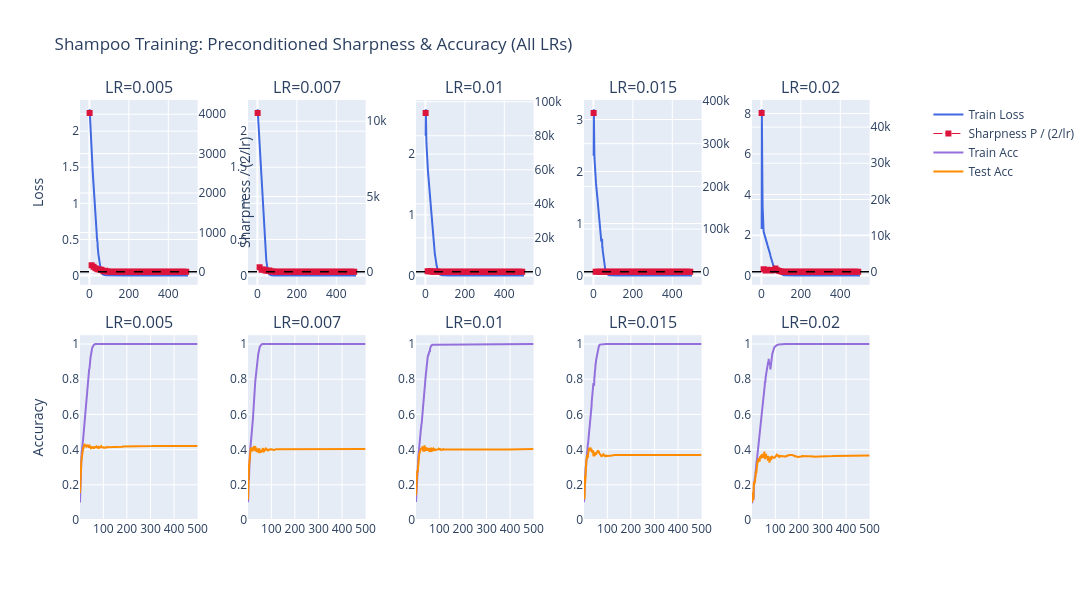

Source (notebook cell):
### Code cell
plot_all_training_grid(md, out)

### Figure 1 — Plotly figure (JSON) as saved in the notebook; plotly's stock layout.template omitted (floating-point values rounded to 4 significant figures; data arrays with more than 128 entries replaced by an {"elided": "..."} marker saying what was removed)
{"data": [{"line": {"color": "royalblue", "width": 2}, "name": "Train Loss", "showlegend": true, "type": "scatter", "x": {"elided": "500 int values"}, "xaxis": "x", "y": {"elided": "500 float values"}, "yaxis": "y"}, {"connectgaps": false, "line": {"color": "crimson", "dash": "dashdot", "width": 1}, "marker": {"color": "crimson", "size": 6, "symbol": "square"}, "mode": "markers+lines", "name": "Sharpness P / (2/lr)", "showlegend": true, "type": "scatter", "x": {"elided": "500 int values"}, "xaxis": "x", "y": {"elided": "500 float values"}, "yaxis": "y2"}, {"line": {"color": "mediumpurple", "width": 2}, "name": "Train Acc", "showlegend": true, "type": "scatter", "x": {"elided": "500 int values"}, "xaxis": "x6", "y": {"elided": "500 float values"}, "yaxis": "y11"}, {"line": {"color": "darkorange", "width": 2}, "name": "Test Acc", "showlegend": true, "type": "scatter", "x": {"elided": "500 int values"}, "xaxis": "x6", "y": {"elided": "500 float values"}, "yaxis": "y11"}, {"line": {"color": "royalblue", "width": 2}, "name": "Train Loss", "showlegend": false, "type": "scatter", "x": {"elided": "500 int values"}, "xaxis": "x2", "y": {"elided": "500 float values"}, "yaxis": "y3"}, {"connectgaps": false, "line": {"color": "crimson", "dash": "dashdot", "width": 1}, "marker": {"color": "crimson", "size": 6, "symbol": "square"}, "mode": "markers+lines", "name": "Sharpness P / (2/lr)", "showlegend": false, "type": "scatter", "x": {"elided": "500 int values"}, "xaxis": "x2", "y": {"elided": "500 float values"}, "yaxis": "y4"}, {"line": {"color": "mediumpurple", "width": 2}, "name": "Train Acc", "showlegend": false, "type": "scatter", "x": {"elided": "500 int values"}, "xaxis": "x7", "y": {"elided": "500 float values"}, "yaxis": "y12"}, {"line": {"color": "darkorange", "width": 2}, "name": "Test Acc", "showlegend": false, "type": "scatter", "x": {"elided": "500 int values"}, "xaxis": "x7", "y": {"elided": "500 float values"}, "yaxis": "y12"}, {"line": {"color": "royalblue", "width": 2}, "name": "Train Loss", "showlegend": false, "type": "scatter", "x": {"elided": "500 int values"}, "xaxis": "x3", "y": {"elided": "500 float values"}, "yaxis": "y5"}, {"connectgaps": false, "line": {"color": "crimson", "dash": "dashdot", "width": 1}, "marker": {"color": "crimson", "size": 6, "symbol": "square"}, "mode": "markers+lines", "name": "Sharpness P / (2/lr)", "showlegend": false, "type": "scatter", "x": {"elided": "500 int values"}, "xaxis": "x3", "y": {"elided": "500 float values"}, "yaxis": "y6"}, {"line": {"color": "mediumpurple", "width": 2}, "name": "Train Acc", "showlegend": false, "type": "scatter", "x": {"elided": "500 int values"}, "xaxis": "x8", "y": {"elided": "500 float values"}, "yaxis": "y13"}, {"line": {"color": "darkorange", "width": 2}, "name": "Test Acc", "showlegend": false, "type": "scatter", "x": {"elided": "500 int values"}, "xaxis": "x8", "y": {"elided": "500 float values"}, "yaxis": "y13"}, {"line": {"color": "royalblue", "width": 2}, "name": "Train Loss", "showlegend": false, "type": "scatter", "x": {"elided": "500 int values"}, "xaxis": "x4", "y": {"elided": "500 float values"}, "yaxis": "y7"}, {"connectgaps": false, "line": {"color": "crimson", "dash": "dashdot", "width": 1}, "marker": {"color": "crimson", "size": 6, "symbol": "square"}, "mode": "markers+lines", "name": "Sharpness P / (2/lr)", "showlegend": false, "type": "scatter", "x": {"elided": "500 int values"}, "xaxis": "x4", "y": {"elided": "500 float values"}, "yaxis": "y8"}, {"line": {"color": "mediumpurple", "width": 2}, "name": "Train Acc", "showlegend": false, "type": "scatter", "x": {"elided": "500 int values"}, "xaxis": "x9", "y": {"elided": "500 float values"}, "yaxis": "y14"}, {"line": {"color": "darkorange", "width": 2}, "name": "Test Acc", "showlegend": false, "type": "scatter", "x": {"elided": "500 int values"}, "xaxis": "x9", "y": {"elided": "500 float values"}, "yaxis": "y14"}, {"line": {"color": "royalblue", "width": 2}, "name": "Train Loss", "showlegend": false, "type": "scatter", "x": {"elided": "500 int values"}, "xaxis": "x5", "y": {"elided": "500 float values"}, "yaxis": "y9"}, {"connectgaps": false, "line": {"color": "crimson", "dash": "dashdot", "width": 1}, "marker": {"color": "crimson", "size": 6, "symbol": "square"}, "mode": "markers+lines", "name": "Sharpness P / (2/lr)", "showlegend": false, "type": "scatter", "x": {"elided": "500 int values"}, "xaxis": "x5", "y": {"elided": "500 float values"}, "yaxis": "y10"}, {"line": {"color": "mediumpurple", "width": 2}, "name": "Train Acc", "showlegend": false, "type": "scatter", "x": {"elided": "500 int values"}, "xaxis": "x10", "y": {"elided": "500 float values"}, "yaxis": "y15"}, {"line": {"color": "darkorange", "width": 2}, "name": "Test Acc", "showlegend": false, "type": "scatter", "x": {"elided": "500 int values"}, "xaxis": "x10", "y": {"elided": "500 float values"}, "yaxis": "y15"}], "layout": {"annotations": [{"font": {"size": 16}, "showarrow": false, "text": "LR=0.005", "x": 0.07, "xanchor": "center", "xref": "paper", "y": 1, "yanchor": "bottom", "yref": "paper"}, {"font": {"size": 16}, "showarrow": false, "text": "LR=0.007", "x": 0.27, "xanchor": "center", "xref": "paper", "y": 1, "yanchor": "bottom", "yref": "paper"}, {"font": {"size": 16}, "showarrow": false, "text": "LR=0.01", "x": 0.47, "xanchor": "center", "xref": "paper", "y": 1, "yanchor": "bottom", "yref": "paper"}, {"font": {"size": 16}, "showarrow": false, "text": "LR=0.015", "x": 0.67, "xanchor": "center", "xref": "paper", "y": 1, "yanchor": "bottom", "yref": "paper"}, {"font": {"size": 16}, "showarrow": false, "text": "LR=0.02", "x": 0.87, "xanchor": "center", "xref": "paper", "y": 1, "yanchor": "bottom", "yref": "paper"}, {"font": {"size": 16}, "showarrow": false, "text": "LR=0.005", "x": 0.07, "xanchor": "center", "xref": "paper", "y": 0.44, "yanchor": "bottom", "yref": "paper"}, {"font": {"size": 16}, "showarrow": false, "text": "LR=0.007", "x": 0.27, "xanchor": "center", "xref": "paper", "y": 0.44, "yanchor": "bottom", "yref": "paper"}, {"font": {"size": 16}, "showarrow": false, "text": "LR=0.01", "x": 0.47, "xanchor": "center", "xref": "paper", "y": 0.44, "yanchor": "bottom", "yref": "paper"}, {"font": {"size": 16}, "showarrow": false, "text": "LR=0.015", "x": 0.67, "xanchor": "center", "xref": "paper", "y": 0.44, "yanchor": "bottom", "yref": "paper"}, {"font": {"size": 16}, "showarrow": false, "text": "LR=0.02", "x": 0.87, "xanchor": "center", "xref": "paper", "y": 0.44, "yanchor": "bottom", "yref": "paper"}], "height": 600, "legend": {"x": 1.01, "y": 1}, "margin": {"r": 150}, "shapes": [{"line": {"color": "black", "dash": "dash", "width": 1.5}, "type": "line", "x0": 0, "x1": 1, "xref": "x domain", "y0": 1, "y1": 1, "yref": "y2"}, {"line": {"color": "black", "dash": "dash", "width": 1.5}, "type": "line", "x0": 0, "x1": 1, "xref": "x2 domain", "y0": 1, "y1": 1, "yref": "y4"}, {"line": {"color": "black", "dash": "dash", "width": 1.5}, "type": "line", "x0": 0, "x1": 1, "xref": "x3 domain", "y0": 1, "y1": 1, "yref": "y6"}, {"line": {"color": "black", "dash": "dash", "width": 1.5}, "type": "line", "x0": 0, "x1": 1, "xref": "x4 domain", "y0": 1, "y1": 1, "yref": "y8"}, {"line": {"color": "black", "dash": "dash", "width": 1.5}, "type": "line", "x0": 0, "x1": 1, "xref": "x5 domain", "y0": 1, "y1": 1, "yref": "y10"}], "title": {"text": "Shampoo Training: Preconditioned Sharpness & Accuracy (All LRs)"}, "width": 1500, "xaxis": {"anchor": "y", "autorange": true, "domain": [0, 0.14], "range": [-40.82, 541.8], "type": "linear"}, "xaxis10": {"anchor": "y15", "autorange": true, "domain": [0.8, 0.94], "range": [1, 500], "type": "linear"}, "xaxis2": {"anchor": "y3", "autorange": true, "domain": [0.2, 0.34], "range": [-40.82, 541.8], "type": "linear"}, "xaxis3": {"anchor": "y5", "autorange": true, "domain": [0.4, 0.54], "range": [-40.82, 541.8], "type": "linear"}, "xaxis4": {"anchor": "y7", "autorange": true, "domain": [0.6, 0.74], "range": [-40.82, 541.8], "type": "linear"}, "xaxis5": {"anchor": "y9", "autorange": true, "domain": [0.8, 0.94], "range": [-40.82, 541.8], "type": "linear"}, "xaxis6": {"anchor": "y11", "autorange": true, "domain": [0, 0.14], "range": [1, 500], "type": "linear"}, "xaxis7": {"anchor": "y12", "autorange": true, "domain": [0.2, 0.34], "range": [1, 500], "type": "linear"}, "xaxis8": {"anchor": "y13", "autorange": true, "domain": [0.4, 0.54], "range": [1, 500], "type": "linear"}, "xaxis9": {"anchor": "y14", "autorange": true, "domain": [0.6, 0.74], "range": [1, 500], "type": "linear"}, "yaxis": {"anchor": "x", "autorange": true, "domain": [0.56, 1], "range": [-0.1279, 2.431], "title": {"text": "Loss"}, "type": "linear"}, "yaxis10": {"anchor": "x5", "autorange": true, "overlaying": "y9", "range": [-3590.0, 47490.0], "side": "right", "type": "linear"}, "yaxis11": {"anchor": "x6", "domain": [0, 0.44], "range": [0, 1.05], "title": {"text": "Accuracy"}, "type": "linear"}, "yaxis12": {"anchor": "x7", "domain": [0, 0.44], "range": [0, 1.05], "type": "linear"}, "yaxis13": {"anchor": "x8", "domain": [0, 0.44], "range": [0, 1.05], "type": "linear"}, "yaxis14": {"anchor": "x9", "domain": [0, 0.44], "range": [0, 1.05], "type": "linear"}, "yaxis15": {"anchor": "x10", "domain": [0, 0.44], "range": [0, 1.05], "type": "linear"}, "yaxis2": {"anchor": "x", "autorange": true, "overlaying": "y", "range": [-329.4, 4361.0], "side": "right", "title": {"text": "Sharpness / (2/lr)"}, "type": "linear"}, "yaxis3": {"anchor": "x2", "autorange": true, "domain": [0.56, 1], "range": [-0.1279, 2.432], "type": "linear"}, "yaxis4": {"anchor": "x2", "autorange": true, "overlaying": "y3", "range": [-862.4, 11410.0], "side": "right", "type": "linear"}, "yaxis5": {"anchor": "x3", "autorange": true, "domain": [0.56, 1], "range": [-0.1521, 2.892], "type": "linear"}, "yaxis6": {"anchor": "x3", "autorange": true, "overlaying": "y5", "range": [-7639.0, 101000.0], "side": "right", "type": "linear"}, "yaxis7": {"anchor": "x4", "autorange": true, "domain": [0.56, 1], "range": [-0.1776, 3.375], "type": "linear"}, "yaxis8": {"anchor": "x4", "autorange": true, "overlaying": "y7", "range": [-30410.0, 402200.0], "side": "right", "type": "linear"}, "yaxis9": {"anchor": "x5", "autorange": true, "domain": [0.56, 1], "range": [-0.4559, 8.665], "type": "linear"}}}
